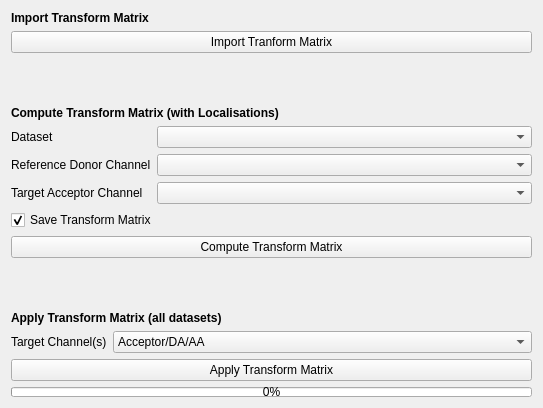
         <widget class="QWidget" name="tab_17">
          <attribute name="title">
           <string>Transform</string>
          </attribute>
          <layout class="QVBoxLayout" name="verticalLayout_20">
           <item>
            <widget class="QLabel" name="label_20">
             <property name="font">
              <font>
               <weight>75</weight>
               <bold>true</bold>
              </font>
             </property>
             <property name="text">
              <string>Import Transform Matrix</string>
             </property>
            </widget>
           </item>
           <item>
            <widget class="QPushButton" name="molseeq_import_tform">
             <property name="text">
              <string>Import Tranform Matrix</string>
             </property>
            </widget>
           </item>
           <item>
            <spacer name="verticalSpacer_8">
             <property name="orientation">
              <enum>Qt::Vertical</enum>
             </property>
             <property name="sizeType">
              <enum>QSizePolicy::Minimum</enum>
             </property>
             <property name="sizeHint" stdset="0">
              <size>
               <width>521</width>
               <height>47</height>
              </size>
             </property>
            </spacer>
           </item>
           <item>
            <widget class="QLabel" name="label_9">
             <property name="font">
              <font>
               <weight>75</weight>
               <bold>true</bold>
              </font>
             </property>
             <property name="text">
              <string>Compute Transform Matrix (with Localisations)</string>
             </property>
            </widget>
           </item>
           <item>
            <layout class="QFormLayout" name="formLayout_7">
             <item row="0" column="0">
              <widget class="QLabel" name="label_22">
               <property name="text">
                <string>Dataset</string>
               </property>
              </widget>
             </item>
             <item row="0" column="1">
              <widget class="QComboBox" name="tform_compute_dataset"/>
             </item>
             <item row="1" column="0">
              <widget class="QLabel" name="label_23">
               <property name="text">
                <string>Reference Donor Channel</string>
               </property>
              </widget>
             </item>
             <item row="1" column="1">
              <widget class="QComboBox" name="tform_compute_ref_channel"/>
             </item>
             <item row="2" column="0">
              <widget class="QLabel" name="label_24">
               <property name="text">
                <string>Target Acceptor Channel</string>
               </property>
              </widget>
             </item>
             <item row="2" column="1">
              <widget class="QComboBox" name="tform_compute_target_channel"/>
             </item>
            </layout>
           </item>
           <item>
            <widget class="QCheckBox" name="save_tform">
             <property name="text">
              <string>Save Transform Matrix</string>
             </property>
             <property name="checked">
              <bool>true</bool>
             </property>
            </widget>
           </item>
           <item>
            <widget class="QPushButton" name="molseeq_compute_tform">
             <property name="text">
              <string>Compute Transform Matrix</string>
             </property>
            </widget>
           </item>
           <item>
            <spacer name="verticalSpacer_9">
             <property name="orientation">
              <enum>Qt::Vertical</enum>
             </property>
             <property name="sizeType">
              <enum>QSizePolicy::Minimum</enum>
             </property>
             <property name="sizeHint" stdset="0">
              <size>
               <width>521</width>
               <height>47</height>
              </size>
             </property>
            </spacer>
           </item>
           <item>
            <widget class="QLabel" name="label_21">
             <property name="font">
              <font>
               <weight>75</weight>
               <bold>true</bold>
              </font>
             </property>
             <property name="text">
              <string>Apply Transform Matrix (all datasets)</string>
             </property>
            </widget>
           </item>
           <item>
            <layout class="QFormLayout" name="formLayout_8">
             <item row="0" column="0">
              <widget class="QLabel" name="label_25">
               <property name="text">
                <string>Target Channel(s)</string>
               </property>
              </widget>
             </item>
             <item row="0" column="1">
              <widget class="QComboBox" name="tform_apply_target">
               <item>
                <property name="text">
                 <string>Acceptor/DA/AA</string>
                </property>
               </item>
               <item>
                <property name="text">
                 <string>Donor/DD/AD</string>
                </property>
               </item>
              </widget>
             </item>
            </layout>
           </item>
           <item>
            <widget class="QPushButton" name="molseeq_apply_tform">
             <property name="text">
              <string>Apply Transform Matrix</string>
             </property>
            </widget>
           </item>
           <item>
            <widget class="QProgressBar" name="tform_apply_progressbar">
             <property name="maximumSize">
              <size>
               <width>16777215</width>
               <height>10</height>
              </size>
             </property>
             <property name="value">
              <number>0</number>
             </property>
            </widget>
           </item>
          </layout>
         </widget>
